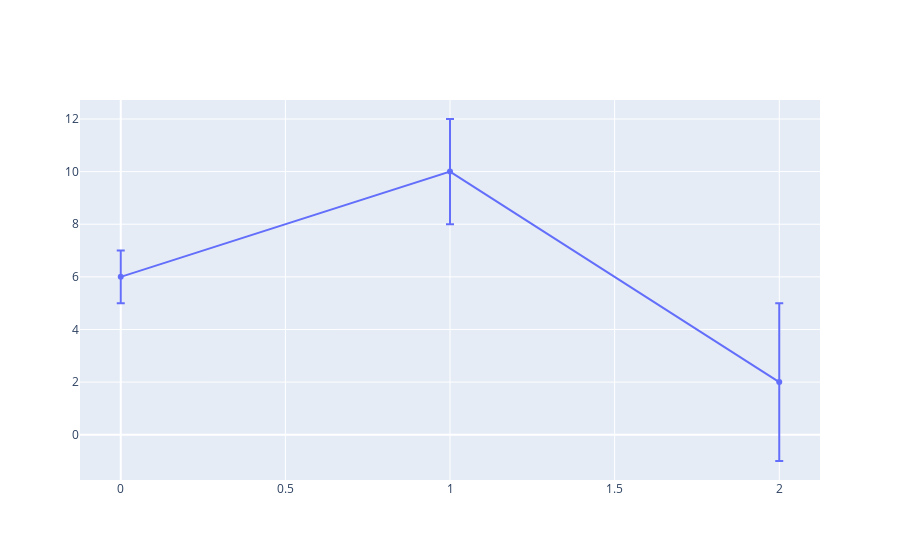

The cell this chart's notebook holds for it:
### Markdown cell above
## Basic Symmetric Error Bars

### Code cell
fig = go.Figure(
    data=go.Scatter(
        x=[0, 1, 2],
        y=[6, 10, 2],
        error_y=dict(
            type="data",  # value of error bar given in data coordinates
            array=[1, 2, 3],
            visible=True,
        ),
    )
)
fig.show()

### Figure 1 — Plotly figure (JSON) as saved in the notebook; plotly's stock layout.template omitted (floating-point values rounded to 4 significant figures)
{"data": [{"error_y": {"array": [1, 2, 3], "type": "data", "visible": true}, "type": "scatter", "x": [0, 1, 2], "y": [6, 10, 2]}], "layout": {}}
